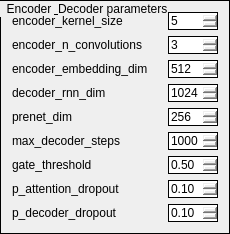
           <widget class="QGroupBox" name="EncoderDecoderVariable">
            <property name="styleSheet">
             <string notr="true">border: 1px solid black;</string>
            </property>
            <property name="title">
             <string>Encoder &amp; Decoder parameters</string>
            </property>
            <layout class="QGridLayout" name="gridLayout_7">
             <item row="0" column="0">
              <layout class="QHBoxLayout" name="horizontalLayout_20">
               <item>
                <widget class="QLabel" name="label_17">
                 <property name="minimumSize">
                  <size>
                   <width>150</width>
                   <height>0</height>
                  </size>
                 </property>
                 <property name="maximumSize">
                  <size>
                   <width>85</width>
                   <height>16777215</height>
                  </size>
                 </property>
                 <property name="styleSheet">
                  <string notr="true">border: 0;</string>
                 </property>
                 <property name="text">
                  <string>encoder_kernel_size</string>
                 </property>
                </widget>
               </item>
               <item>
                <widget class="QSpinBox" name="encoder_kernel_size">
                 <property name="minimum">
                  <number>1</number>
                 </property>
                 <property name="maximum">
                  <number>10</number>
                 </property>
                 <property name="singleStep">
                  <number>1</number>
                 </property>
                 <property name="value">
                  <number>5</number>
                 </property>
                </widget>
               </item>
              </layout>
             </item>
             <item row="5" column="0">
              <layout class="QHBoxLayout" name="horizontalLayout_26">
               <item>
                <widget class="QLabel" name="label_23">
                 <property name="minimumSize">
                  <size>
                   <width>150</width>
                   <height>0</height>
                  </size>
                 </property>
                 <property name="maximumSize">
                  <size>
                   <width>85</width>
                   <height>16777215</height>
                  </size>
                 </property>
                 <property name="styleSheet">
                  <string notr="true">border: 0;</string>
                 </property>
                 <property name="text">
                  <string>max_decoder_steps</string>
                 </property>
                </widget>
               </item>
               <item>
                <widget class="QSpinBox" name="max_decoder_steps">
                 <property name="minimum">
                  <number>500</number>
                 </property>
                 <property name="maximum">
                  <number>2000</number>
                 </property>
                 <property name="singleStep">
                  <number>500</number>
                 </property>
                 <property name="value">
                  <number>1000</number>
                 </property>
                </widget>
               </item>
              </layout>
             </item>
             <item row="6" column="0">
              <layout class="QHBoxLayout" name="horizontalLayout_27">
               <item>
                <widget class="QLabel" name="label_24">
                 <property name="minimumSize">
                  <size>
                   <width>150</width>
                   <height>0</height>
                  </size>
                 </property>
                 <property name="maximumSize">
                  <size>
                   <width>85</width>
                   <height>16777215</height>
                  </size>
                 </property>
                 <property name="styleSheet">
                  <string notr="true">border: 0;</string>
                 </property>
                 <property name="text">
                  <string>gate_threshold</string>
                 </property>
                </widget>
               </item>
               <item>
                <widget class="QDoubleSpinBox" name="gate_threshold">
                 <property name="minimum">
                  <double>0.100000000000000</double>
                 </property>
                 <property name="maximum">
                  <double>1.000000000000000</double>
                 </property>
                 <property name="singleStep">
                  <double>0.100000000000000</double>
                 </property>
                 <property name="value">
                  <double>0.500000000000000</double>
                 </property>
                </widget>
               </item>
              </layout>
             </item>
             <item row="7" column="0">
              <layout class="QHBoxLayout" name="horizontalLayout_28">
               <item>
                <widget class="QLabel" name="label_25">
                 <property name="minimumSize">
                  <size>
                   <width>150</width>
                   <height>0</height>
                  </size>
                 </property>
                 <property name="maximumSize">
                  <size>
                   <width>85</width>
                   <height>16777215</height>
                  </size>
                 </property>
                 <property name="styleSheet">
                  <string notr="true">border: 0;</string>
                 </property>
                 <property name="text">
                  <string>p_attention_dropout</string>
                 </property>
                </widget>
               </item>
               <item>
                <widget class="QDoubleSpinBox" name="p_attention_dropout">
                 <property name="minimum">
                  <double>0.100000000000000</double>
                 </property>
                 <property name="maximum">
                  <double>1.000000000000000</double>
                 </property>
                 <property name="singleStep">
                  <double>0.100000000000000</double>
                 </property>
                 <property name="value">
                  <double>0.100000000000000</double>
                 </property>
                </widget>
               </item>
              </layout>
             </item>
             <item row="1" column="0">
              <layout class="QHBoxLayout" name="horizontalLayout_21">
               <item>
                <widget class="QLabel" name="label_18">
                 <property name="minimumSize">
                  <size>
                   <width>150</width>
                   <height>0</height>
                  </size>
                 </property>
                 <property name="maximumSize">
                  <size>
                   <width>85</width>
                   <height>16777215</height>
                  </size>
                 </property>
                 <property name="styleSheet">
                  <string notr="true">border: 0;</string>
                 </property>
                 <property name="text">
                  <string>encoder_n_convolutions</string>
                 </property>
                </widget>
               </item>
               <item>
                <widget class="QSpinBox" name="encoder_n_convolutions">
                 <property name="minimum">
                  <number>1</number>
                 </property>
                 <property name="maximum">
                  <number>10</number>
                 </property>
                 <property name="singleStep">
                  <number>1</number>
                 </property>
                 <property name="value">
                  <number>3</number>
                 </property>
                </widget>
               </item>
              </layout>
             </item>
             <item row="8" column="0">
              <layout class="QHBoxLayout" name="horizontalLayout_29">
               <item>
                <widget class="QLabel" name="label_26">
                 <property name="minimumSize">
                  <size>
                   <width>150</width>
                   <height>0</height>
                  </size>
                 </property>
                 <property name="maximumSize">
                  <size>
                   <width>85</width>
                   <height>16777215</height>
                  </size>
                 </property>
                 <property name="styleSheet">
                  <string notr="true">border: 0;</string>
                 </property>
                 <property name="text">
                  <string>p_decoder_dropout</string>
                 </property>
                </widget>
               </item>
               <item>
                <widget class="QDoubleSpinBox" name="p_decoder_dropout">
                 <property name="minimum">
                  <double>0.100000000000000</double>
                 </property>
                 <property name="maximum">
                  <double>1.000000000000000</double>
                 </property>
                 <property name="singleStep">
                  <double>0.100000000000000</double>
                 </property>
                 <property name="value">
                  <double>0.100000000000000</double>
                 </property>
                </widget>
               </item>
              </layout>
             </item>
             <item row="2" column="0">
              <layout class="QHBoxLayout" name="horizontalLayout_22">
               <item>
                <widget class="QLabel" name="label_19">
                 <property name="minimumSize">
                  <size>
                   <width>150</width>
                   <height>0</height>
                  </size>
                 </property>
                 <property name="maximumSize">
                  <size>
                   <width>85</width>
                   <height>16777215</height>
                  </size>
                 </property>
                 <property name="styleSheet">
                  <string notr="true">border: 0;</string>
                 </property>
                 <property name="text">
                  <string>encoder_embedding_dim</string>
                 </property>
                </widget>
               </item>
               <item>
                <widget class="QSpinBox" name="encoder_embedding_dim">
                 <property name="minimum">
                  <number>128</number>
                 </property>
                 <property name="maximum">
                  <number>2048</number>
                 </property>
                 <property name="singleStep">
                  <number>128</number>
                 </property>
                 <property name="value">
                  <number>512</number>
                 </property>
                </widget>
               </item>
              </layout>
             </item>
             <item row="3" column="0">
              <layout class="QHBoxLayout" name="horizontalLayout_24">
               <item>
                <widget class="QLabel" name="label_21">
                 <property name="minimumSize">
                  <size>
                   <width>150</width>
                   <height>0</height>
                  </size>
                 </property>
                 <property name="maximumSize">
                  <size>
                   <width>85</width>
                   <height>16777215</height>
                  </size>
                 </property>
                 <property name="styleSheet">
                  <string notr="true">border: 0;</string>
                 </property>
                 <property name="text">
                  <string>decoder_rnn_dim</string>
                 </property>
                </widget>
               </item>
               <item>
                <widget class="QSpinBox" name="decoder_rnn_dim">
                 <property name="minimum">
                  <number>256</number>
                 </property>
                 <property name="maximum">
                  <number>4096</number>
                 </property>
                 <property name="singleStep">
                  <number>256</number>
                 </property>
                 <property name="value">
                  <number>1024</number>
                 </property>
                </widget>
               </item>
              </layout>
             </item>
             <item row="4" column="0">
              <layout class="QHBoxLayout" name="horizontalLayout_25">
               <item>
                <widget class="QLabel" name="label_22">
                 <property name="minimumSize">
                  <size>
                   <width>150</width>
                   <height>0</height>
                  </size>
                 </property>
                 <property name="maximumSize">
                  <size>
                   <width>85</width>
                   <height>16777215</height>
                  </size>
                 </property>
                 <property name="styleSheet">
                  <string notr="true">border: 0;</string>
                 </property>
                 <property name="text">
                  <string>prenet_dim</string>
                 </property>
                </widget>
               </item>
               <item>
                <widget class="QSpinBox" name="prenet_dim">
                 <property name="minimum">
                  <number>64</number>
                 </property>
                 <property name="maximum">
                  <number>1024</number>
                 </property>
                 <property name="singleStep">
                  <number>64</number>
                 </property>
                 <property name="value">
                  <number>256</number>
                 </property>
                </widget>
               </item>
              </layout>
             </item>
            </layout>
           </widget>
